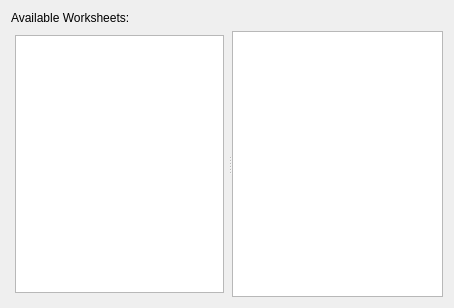
<?xml version="1.0" encoding="UTF-8"?>
<ui version="4.0">
 <class>UIRStatsWorkbook</class>
 <widget class="QWidget" name="UIRStatsWorkbook">
  <property name="geometry">
   <rect>
    <x>0</x>
    <y>0</y>
    <width>454</width>
    <height>308</height>
   </rect>
  </property>
  <property name="windowTitle">
   <string>UIRStatsWorkbook</string>
  </property>
  <layout class="QVBoxLayout" name="verticalLayout_2">
   <item>
    <widget class="QLabel" name="label">
     <property name="sizePolicy">
      <sizepolicy hsizetype="Preferred" vsizetype="Fixed">
       <horstretch>0</horstretch>
       <verstretch>0</verstretch>
      </sizepolicy>
     </property>
     <property name="text">
      <string>Available Worksheets:</string>
     </property>
    </widget>
   </item>
   <item>
    <widget class="QSplitter" name="splitter">
     <property name="orientation">
      <enum>Qt::Horizontal</enum>
     </property>
     <widget class="QWidget" name="verticalLayoutWidget">
      <layout class="QVBoxLayout" name="verticalLayout">
       <property name="leftMargin">
        <number>4</number>
       </property>
       <property name="topMargin">
        <number>4</number>
       </property>
       <property name="rightMargin">
        <number>4</number>
       </property>
       <property name="bottomMargin">
        <number>4</number>
       </property>
       <item>
        <widget class="QListWidget" name="m_lstWorksheets">
         <property name="minimumSize">
          <size>
           <width>192</width>
           <height>0</height>
          </size>
         </property>
        </widget>
       </item>
      </layout>
     </widget>
     <widget class="QTableWidget" name="m_tblCurrentSheet">
      <attribute name="horizontalHeaderStretchLastSection">
       <bool>true</bool>
      </attribute>
     </widget>
    </widget>
   </item>
  </layout>
 </widget>
 <resources/>
 <connections/>
</ui>
